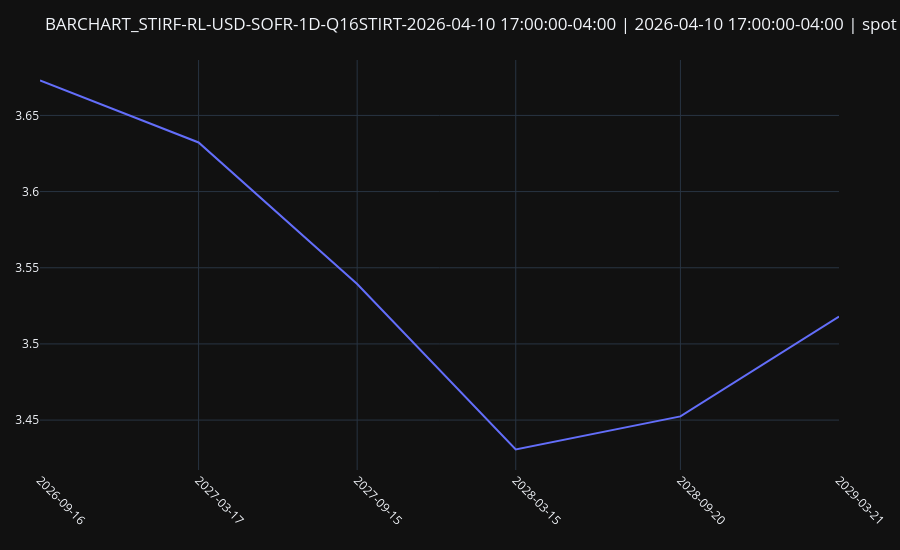

The cell this chart's notebook holds for it:
### Code cell
queries = [
    # IRSwapQuery(curve=curve, tenor="IMM_H26xIMM_M26", structure_kwargs={"bpv": risk}).resolve_query(ts, pricer_or_curve=curve_handle),
    IRSwapQuery(curve=curve, tenor="IMM_M26xIMM_U26", structure_kwargs={"bpv": risk}).resolve_query(ts, pricer_or_curve=curve_handle),
    # IRSwapQuery(curve=curve, tenor="IMM_U26xIMM_Z26", structure_kwargs={"bpv": risk}).resolve_query(ts, pricer_or_curve=curve_handle),
    IRSwapQuery(curve=curve, tenor="IMM_Z26xIMM_H27", structure_kwargs={"bpv": risk}).resolve_query(ts, pricer_or_curve=curve_handle),
    # IRSwapQuery(curve=curve, tenor="IMM_H27xIMM_M27", structure_kwargs={"bpv": risk}).resolve_query(ts, pricer_or_curve=curve_handle),
    IRSwapQuery(curve=curve, tenor="IMM_M27xIMM_U27", structure_kwargs={"bpv": risk}).resolve_query(ts, pricer_or_curve=curve_handle),
    # IRSwapQuery(curve=curve, tenor="IMM_U27xIMM_Z27", structure_kwargs={"bpv": risk}).resolve_query(ts, pricer_or_curve=curve_handle),
    IRSwapQuery(curve=curve, tenor="IMM_Z27xIMM_H28", structure_kwargs={"bpv": risk}).resolve_query(ts, pricer_or_curve=curve_handle),
    # IRSwapQuery(curve=curve, tenor="IMM_H28xIMM_M28", structure_kwargs={"bpv": risk}).resolve_query(ts, pricer_or_curve=curve_handle),
    IRSwapQuery(curve=curve, tenor="IMM_M28xIMM_U28", structure_kwargs={"bpv": risk}).resolve_query(ts, pricer_or_curve=curve_handle),
    # IRSwapQuery(curve=curve, tenor="IMM_U28xIMM_Z28", structure_kwargs={"bpv": risk}).resolve_query(ts, pricer_or_curve=curve_handle),
    IRSwapQuery(curve=curve, tenor="IMM_Z28xIMM_H29", structure_kwargs={"bpv": risk}).resolve_query(ts, pricer_or_curve=curve_handle),
    # IRSwapQuery(curve=curve, tenor="IMM_H29xIMM_M29", structure_kwargs={"bpv": risk}).resolve_query(ts, pricer_or_curve=curve_handle),
]

rl_spots = []
for q in queries:
    pkg, _ = q.resolve_package(pricer_or_curve=curve_handle)
    print(f"{q.col_name()}, {pkg[0].rate().real}")

    rl_spots.append(pkg[0])

x = [s.__dict__["kwargs"]["termination"] for s in rl_spots]
y = [s.rate().real for s in rl_spots]

fig = go.Figure()
fig.add_trace(go.Scatter(x=x, y=y, mode="lines", name="1D"))
tick_vals = [pd.Timestamp(t).tz_localize(None) for t in x]
tick_text = [pd.Timestamp(t).strftime("%Y-%m-%d") for t in tick_vals]
fig.update_layout(
    title=f"{curve_handle.meta()["id"]} | {curve_handle.meta()["timestamp"]} | spot term curve",
    template="plotly_dark",
    margin=dict(l=40, r=20, t=60, b=80),
    xaxis=dict(tickmode="array", tickvals=tick_vals, ticktext=tick_text, tickangle=45, showgrid=True),
    height=550,
    yaxis=dict(showgrid=True),
)
fig.update_xaxes(
    showspikes=True,
    spikecolor="white",
    spikesnap="cursor",
    spikemode="across",
    showgrid=True,
)
fig.update_yaxes(
    showspikes=True,
    spikecolor="white",
    spikesnap="cursor",
    spikethickness=0.5,
    showgrid=True,
)
# fig.show()

### Figure 1 — Plotly figure (JSON) as saved in the notebook; plotly's stock layout.template omitted (floating-point values rounded to 4 significant figures)
{"data": [{"mode": "lines", "name": "1D", "type": "scatter", "x": ["2026-09-16T00:00:00", "2027-03-17T00:00:00", "2027-09-15T00:00:00", "2028-03-15T00:00:00", "2028-09-20T00:00:00", "2029-03-21T00:00:00"], "y": [3.673, 3.632, 3.539, 3.431, 3.452, 3.518]}], "layout": {"height": 550, "margin": {"b": 80, "l": 40, "r": 20, "t": 60}, "title": {"text": "BARCHART_STIRF-RL-USD-SOFR-1D-Q16STIRT-2026-04-10 17:00:00-04:00 | 2026-04-10 17:00:00-04:00 | spot term curve"}, "xaxis": {"showgrid": true, "showspikes": true, "spikecolor": "white", "spikemode": "across", "spikesnap": "cursor", "tickangle": 45, "tickmode": "array", "ticktext": ["2026-09-16", "2027-03-17", "2027-09-15", "2028-03-15", "2028-09-20", "2029-03-21"], "tickvals": ["2026-09-16T00:00:00", "2027-03-17T00:00:00", "2027-09-15T00:00:00", "2028-03-15T00:00:00", "2028-09-20T00:00:00", "2029-03-21T00:00:00"]}, "yaxis": {"showgrid": true, "showspikes": true, "spikecolor": "white", "spikesnap": "cursor", "spikethickness": 0.5}}}
